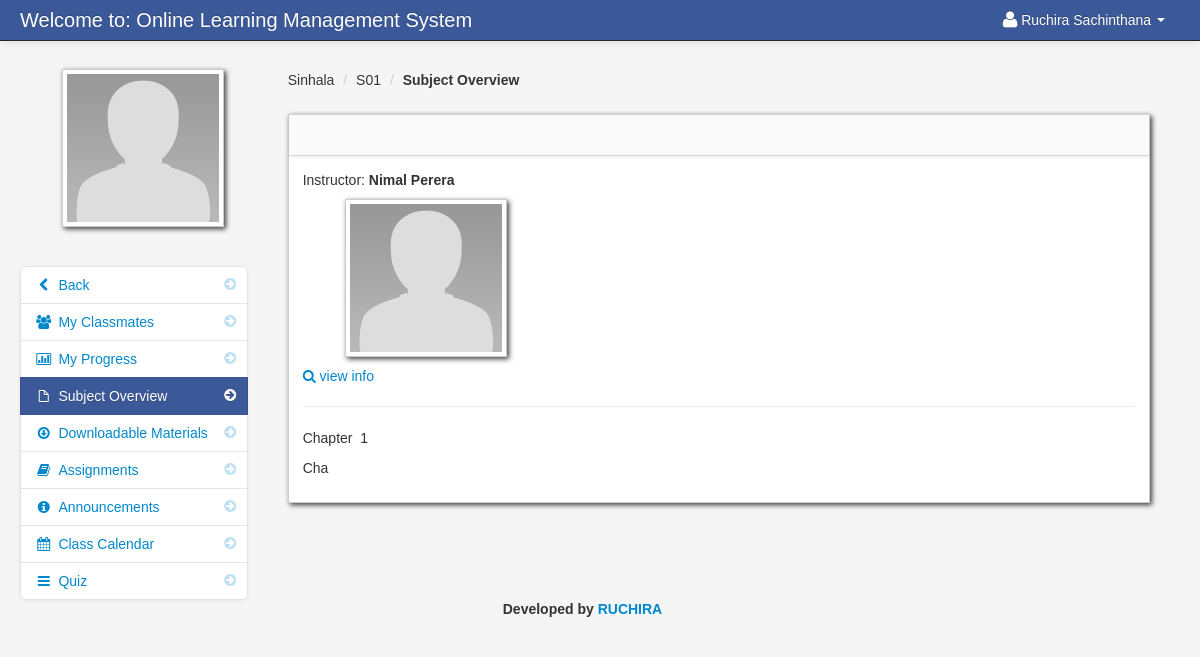
The page /subject_overview_student.php?id=1 (signed in) on the database its author committed.
### tables this page shows
CREATE TABLE `student` (
  `student_id` int(11) NOT NULL,
  `firstname` varchar(100) NOT NULL,
  `lastname` varchar(100) NOT NULL,
  `class_id` int(11) NOT NULL,
  `username` varchar(100) NOT NULL,
  `password` varchar(100) NOT NULL,
  `location` varchar(100) NOT NULL,
  `status` varchar(100) NOT NULL
);

CREATE TABLE `teacher_class` (
  `teacher_class_id` int(11) NOT NULL,
  `teacher_id` int(11) NOT NULL,
  `class_id` int(11) NOT NULL,
  `subject_id` int(11) NOT NULL,
  `thumbnails` varchar(100) NOT NULL,
  `school_year` varchar(100) NOT NULL
);

CREATE TABLE `class` (
  `class_id` int(11) NOT NULL,
  `class_name` varchar(100) NOT NULL
);

CREATE TABLE `subject` (
  `subject_id` int(11) NOT NULL,
  `subject_code` varchar(100) NOT NULL,
  `subject_title` varchar(100) NOT NULL,
  `category` varchar(100) NOT NULL,
  `description` longtext NOT NULL,
  `unit` int(11) NOT NULL,
  `Pre_req` varchar(100) NOT NULL,
  `semester` varchar(100) NOT NULL
);

CREATE TABLE `teacher` (
  `teacher_id` int(11) NOT NULL,
  `username` varchar(100) NOT NULL,
  `password` varchar(200) NOT NULL,
  `firstname` varchar(100) NOT NULL,
  `lastname` varchar(100) NOT NULL,
  `department_id` int(11) NOT NULL,
  `location` varchar(200) NOT NULL,
  `about` varchar(500) NOT NULL,
  `teacher_status` varchar(20) NOT NULL,
  `teacher_stat` varchar(100) NOT NULL
);

CREATE TABLE `class_subject_overview` (
  `class_subject_overview_id` int(11) NOT NULL,
  `teacher_class_id` int(11) NOT NULL,
  `content` varchar(10000) NOT NULL
);

### session.php (called while the page is built, shortened)
<?php
$session_id=$_SESSION['id'];
?>

### subject_overview_student.php (the view, shortened to what this page needs)
<?php include('header_dashboard.php'); ?>
<?php include('session.php'); ?>
<?php $get_id = $_GET['id']; ?>
    <body>
		<?php include('navbar_student.php'); ?>
        <div class="container-fluid">
            <div class="row-fluid">
				<?php include('subject_overview_link_student.php'); ?>
                <div class="span9" id="content">
                     <div class="row-fluid">
										<?php $class_query = mysqli_query($conn,"select * from teacher_class
										LEFT JOIN class ON class.class_id = teacher_class.class_id
										LEFT JOIN subject ON subject.subject_id = teacher_class.subject_id
										where teacher_class_id = '$get_id'")or die(mysqli_error());
										$class_row = mysqli_fetch_array($class_query);
										?>
					     <ul class="breadcrumb">
							<li><a href="#"><?php echo $class_row['class_name']; ?></a> <span class="divider">/</span></li>
							<li><a href="#"><?php echo $class_row['subject_code']; ?></a> <span class="divider">/</span></li>
							<li><a href="#"><b>Subject Overview</b></a></li>
						</ul>
                        <div id="block_bg" class="block">
                            <div class="navbar navbar-inner block-header">
                            </div>
                            <div class="block-content collapse in">
                                <div class="span12">
  											<?php $query = mysqli_query($conn,"select * from teacher_class
										LEFT JOIN class ON class.class_id = teacher_class.class_id
										LEFT JOIN subject ON subject.subject_id = teacher_class.subject_id
										LEFT JOIN teacher ON teacher.teacher_id = teacher_class.teacher_id
										where teacher_class_id = '$get_id'")or die(mysqli_error());
										$row = mysqli_fetch_array($query);
										?>
										Instructor: <strong><?php echo $row['firstname']; ?> <?php echo $row['lastname']; ?></strong>
															<br>
															<img id="avatar" class="img-polaroid" src="admin/<?php echo $row['location']; ?>" width>
															<p><a href=""><i class="icon-search"></i> view info</a></p>
															<hr>
										<?php $query = mysqli_query($conn,"select * from teacher_class
											LEFT JOIN class_subject_overview ON class_subject_overview.teacher_class_id = teacher_class.teacher_class_id
											where class_subject_overview.teacher_class_id = '$get_id'")or die(mysqli_error());
											$row_subject = mysqli_fetch_array($query); ?>
										<?php echo $row_subject['content']; ?>
                                </div>
                            </div>
                        </div>
                    </div>
                </div>
            </div>
		<?php include('footer.php'); ?>
        </div>
		<?php include('script.php'); ?>
    </body>
</html>

### navbar_student.php (shortened to what this page needs)
<div class="navbar navbar-fixed-top navbar-inverse">
        <div class="navbar-inner">
            <div class="container-fluid">
                <a class="brand" href="#">Welcome to: Online Learning Management System</a>
					<div class="nav-collapse collapse">
						<ul class="nav pull-right">
							<?php $query= mysqli_query($conn,"select * from student where student_id = '$session_id'")or die(mysqli_error());
									$row = mysqli_fetch_array($query);
							?>
							<li class="dropdown">
								<a href="#" role="button" class="dropdown-toggle" data-toggle="dropdown"> <i class="icon-user icon-large"></i><?php echo $row['firstname']." ".$row['lastname'];  ?> <i class="caret"></i></a>
							</li>
						</ul>
					</div>
            </div>
        </div>
</div>

### subject_overview_link_student.php (shortened to what this page needs)
<div class="span3" id="sidebar">
	<img id="avatar" src="admin/<?php echo $row['location']; ?>" class="img-polaroid">
		<ul class="nav nav-list bs-docs-sidenav nav-collapse collapse">
				<li class=""><a href="dashboard_student.php"><i class="icon-chevron-right"></i><i class="icon-chevron-left"></i>&nbsp;Back</a></li>
				<li class=""><a href="my_classmates.php<?php echo '?id='.$get_id; ?>"><i class="icon-chevron-right"></i><i class="icon-group"></i>&nbsp;My Classmates</a></li>
				<li class=""><a href="progress.php<?php echo '?id='.$get_id; ?>"><i class="icon-chevron-right"></i><i class="icon-bar-chart"></i>&nbsp;My Progress</a></li>
				<li class="active"><a href="subject_overview_student.php<?php echo '?id='.$get_id; ?>"><i class="icon-chevron-right"></i><i class="icon-file"></i>&nbsp;Subject Overview</a></li>
				<li class=""><a href="downloadable_student.php<?php echo '?id='.$get_id; ?>"><i class="icon-chevron-right"></i><i class="icon-download"></i>&nbsp;Downloadable Materials</a></li>
				<li class=""><a href="assignment_student.php<?php echo '?id='.$get_id; ?>"><i class="icon-chevron-right"></i><i class="icon-book"></i>&nbsp;Assignments</a></li>
				<li class=""><a href="announcements_student.php<?php echo '?id='.$get_id; ?>"><i class="icon-chevron-right"></i><i class="icon-info-sign"></i>&nbsp;Announcements</a></li>
				<li class=""><a href="class_calendar_student.php<?php echo '?id='.$get_id; ?>"><i class="icon-chevron-right"></i><i class="icon-calendar"></i>&nbsp;Class Calendar</a></li>
				<li class=""><a href="student_quiz_list.php<?php echo '?id='.$get_id; ?>"><i class="icon-chevron-right"></i><i class="icon-reorder"></i>&nbsp;Quiz</a></li>
		</ul>
</div>

### admin/assets/styles.css (style rules this page uses)
body { padding-top: 60px; padding-bottom: 40px; background-color: #f5f5f5; }
#content { margin-left:0px; }
.breadcrumb { margin: 0 0 0px; padding: 10px 0px; background-color: transparent; }
.block { background: url("../images/pixel-60fff.png") repeat scroll 0 0 rgba(0, 0, 0, 0) !important; border: 1px solid #ccc; background: white; margin: 1em 0em; border-top: none; -webkit-box-shadow: 2px 2px 5px rgba(0, 0, 6, 0.75); -moz-box-shadow: 2px 2px 5px rgba(0, 0, 6, 0.75); box-shadow: 2px 2px 5px rgba(0, 0, 6, 0.75); }
.block-content { margin: 1em; min-height: .25em; }
.block-header { margin-bottom: 0px; border-right: none; border-left: none; -webkit-border-radius: 0px; -moz-border-radius: 0px; border-radius: 0px; }
.bs-docs-sidenav { max-width: 228px; margin: 30px 0 0; padding: 0; background-color: #fff; -webkit-border-radius: 6px; -moz-border-radius: 6px; border-radius: 6px; -webkit-box-shadow: 0 1px 4px rgba(0,0,0,.065); -moz-box-shadow: 0 1px 4px rgba(0,0,0,.065); box-shadow: 0 1px 4px rgba(0,0,0,.065); }
.bs-docs-sidenav > li > a { display: block; width: 190px \9; margin: 0 0 -1px; padding: 8px 14px; border: 1px solid #e5e5e5; }
.bs-docs-sidenav > li:first-child > a { -webkit-border-radius: 6px 6px 0 0; -moz-border-radius: 6px 6px 0 0; border-radius: 6px 6px 0 0; }
.bs-docs-sidenav > li:last-child > a { -webkit-border-radius: 0 0 6px 6px; -moz-border-radius: 0 0 6px 6px; border-radius: 0 0 6px 6px; }
.bs-docs-sidenav > .active > a { position: relative; z-index: 2; padding: 9px 15px; border: 0; text-shadow: 0 1px 0 rgba(0,0,0,.15); -webkit-box-shadow: inset 1px 0 0 rgba(0,0,0,.1), inset -1px 0 0 rgba(0,0,0,.1); -moz-box-shadow: inset 1px 0 0 rgba(0,0,0,.1), inset -1px 0 0 rgba(0,0,0,.1); box-shadow: inset 1px 0 0 rgba(0,0,0,.1), inset -1px 0 0 rgba(0,0,0,.1); }
.bs-docs-sidenav .icon-chevron-right { float: right; margin-top: 2px; margin-right: -6px; opacity: .25; }
.bs-docs-sidenav .active .icon-chevron-right, .bs-docs-sidenav .active a:hover .icon-chevron-right { opacity: 1; }

### rows shown on the page
student: firstname "Ruchira", lastname "Sachinthana", location (placeholder picture)
teacher_class: class.class_name "Sinhala", subject.subject_code "S01", teacher.firstname "Nimal", teacher.lastname "Perera", teacher.location (placeholder picture)
class_subject_overview: content "Chapter 1 Cha"
